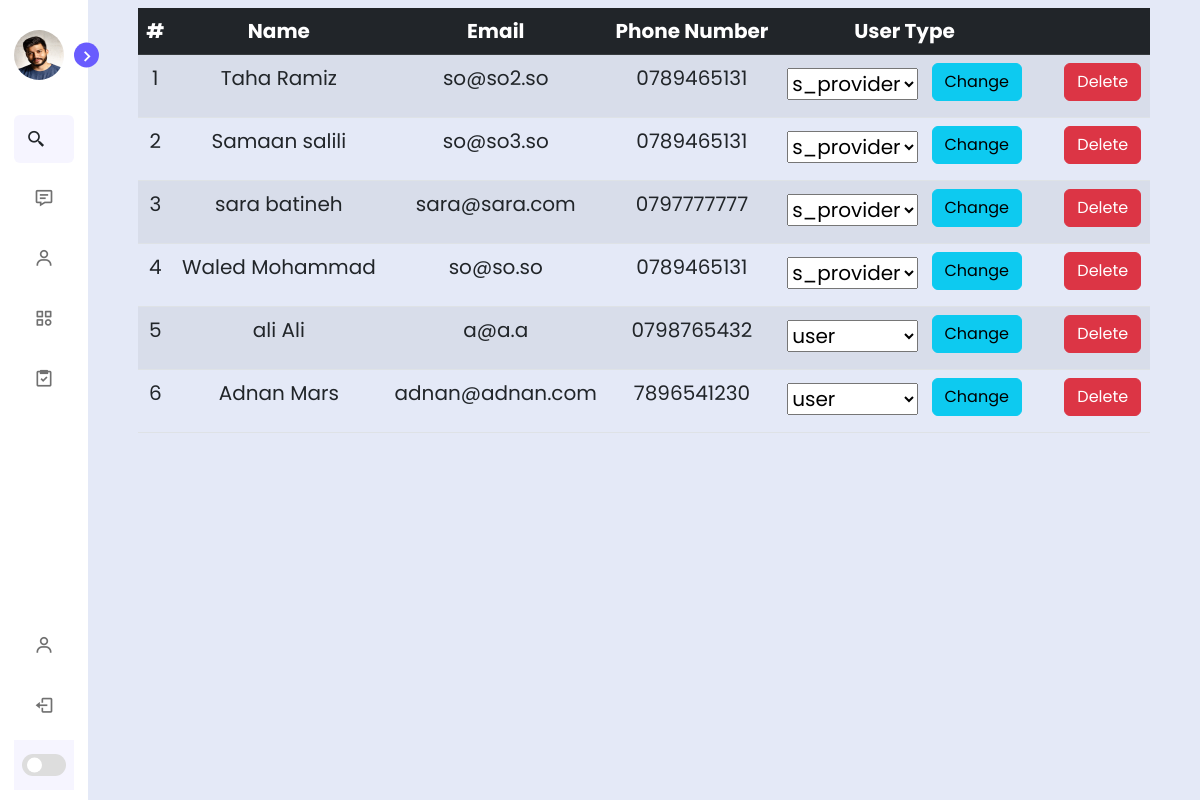
The page /Admin/users2.php (signed in) on the database its author committed.
### tables this page shows
CREATE TABLE `register` (
  `id` int(255) NOT NULL,
  `fname` varchar(255) NOT NULL,
  `lname` varchar(255) NOT NULL,
  `email` varchar(255) NOT NULL,
  `phone_number` varchar(255) NOT NULL,
  `password` varchar(255) NOT NULL,
  `user_type` varchar(50) NOT NULL DEFAULT 'user'
);

### Admin/users2.php (the view, shortened to what this page needs)
<?php
include "sidebar.php";
include '../processes/_addUser.php'
?>
<section class="home">
    <div class="text">
        <table class="table table-striped text-center">
            <thead class="table-dark">
                <tr>
                    <th scope="col">#</th>
                    <th scope="col">Name</th>
                    <th scope="col">Email</th>
                    <th scope="col">Phone Number</th>
                    <th scope="col">User Type</th>
                    <th scope="col"></th>
                </tr>
            </thead>
            <tbody>
                <?php
                $sr = 1;
                $rows = mysqli_query($conn, "SELECT * FROM register ORDER BY user_type ASC");
                foreach ($rows as $row) :
                    if ($row['user_type'] !== 'admin') {
                ?>
                        <tr>
                            <td><?php echo $sr++ ?></td>
                            <td><?php echo $row['fname'] . ' ' . $row['lname']; ?></td>
                            <td><?php echo $row['email']; ?></td>
                            <td><?php echo $row['phone_number']; ?></td>
                            <td>
                                <form action="" method="post">
                                    <select name="typeUser" id="">
                                        <option value="s_provider" <?php if ($row['user_type'] == 's_provider') {
                                                                        echo 'selected';
                                                                    } ?>>s_provider</option>
                                        <option value="user" <?php if ($row['user_type'] == 'user') {
                                                                    echo 'selected';
                                                                } ?>>user</option>
                                    </select>
                                    <button type="submit" class="btn btn-info mb-2 ms-2" name="changeUserType">Change</button>
                                </form>
                            </td>
                            <td>
                                <form action="../processes/_remove.php" method="POST" class="ms-3">
                                    <button name="deleteUser" class="btn btn-danger mb-2 ms-2">Delete</button>
                                </form>
                            </td>
                        </tr>
                    <?php } ?>
                <?php endforeach; ?>
            </tbody>
        </table>
    </div>
</section>
<?php include_once 'footer.php' ?>

### Admin/layout/css/style.css (style rules this page uses)
* { box-sizing: border-box; font-family: "Poppins", sans-serif; scroll-behavior: smooth; scroll-padding-top: 3rem; list-style: none; text-decoration: none; padding: 0; margin: 0; }
:root { --body-color: #e4e9f7; --sidebar-color: #fff; --primary-color: #695cfe; --primary-color-light: #f6f5ff; --toggle-color: #ddd; --text-color: #707070; }
body { height: 100vh; background: var(--body-color); transition: all 0.5s ease; }
.home { position: relative; left: 250px; height: 100vh; width: calc(100% - 250px); background: var(--body-color); transition: all 0.4s ease; }
.home .text { font-size: 20px; font-weight: 400; color: var(--text-color); padding: 8px 50px; }
.sidebar.close ~ .home { left: 88px; width: calc(100% - 88px); }

### rows shown on the page
register: fname "Taha", lname "Ramiz", email "so@so2.so", phone_number "0789465131"
register: fname "Samaan", lname "salili", email "so@so3.so", phone_number "0789465131"
register: fname "sara", lname "batineh", email "sara@sara.com", phone_number "0797777777", typeUser "s_provider"
register: fname "Waled", lname "Mohammad", email "so@so.so", phone_number "0789465131", typeUser "s_provider"
register: fname "ali", lname "Ali", email "a@a.a", phone_number "0798765432", typeUser "user"
register: fname "Adnan", lname "Mars", email "adnan@adnan.com", phone_number "7896541230", typeUser "user"
